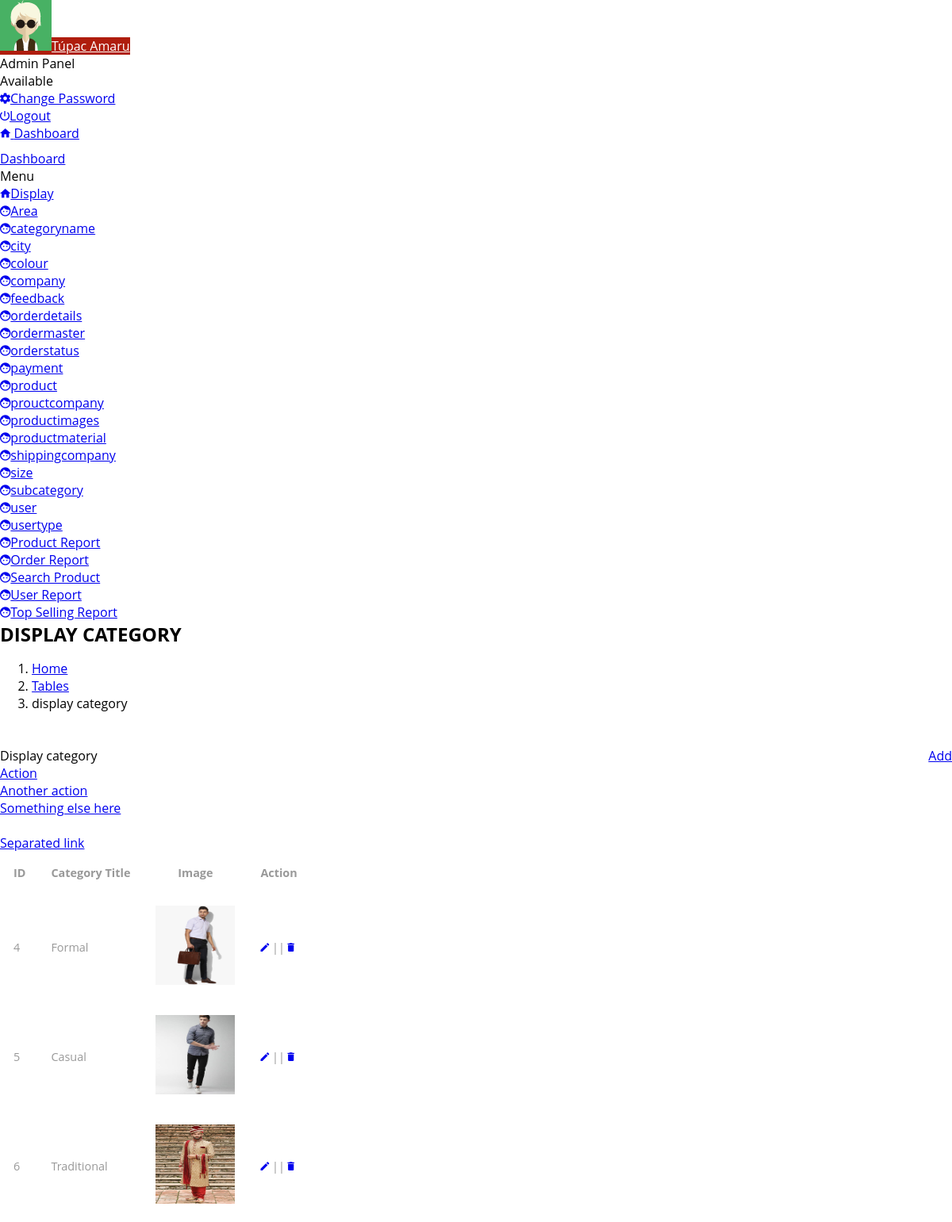
Page /admin/display-categoryname.php on the committed database.
### tables this page shows
CREATE TABLE IF NOT EXISTS `tbl_category` (
  `cat_id` int(11) NOT NULL,
  `cat_name` varchar(20) NOT NULL,
  `cat_imgurl` varchar(100) NOT NULL,
  `is_active` int(11) NOT NULL DEFAULT '1',
  `is_delete` int(11) NOT NULL DEFAULT '0',
  `insert_datetime` datetime NOT NULL DEFAULT CURRENT_TIMESTAMP
);

### admin/display-categoryname.php (the view, shortened to what this page needs)
<!DOCTYPE html>
<html lang="en">
<head>
    <link rel="stylesheet" type="text/css" href="assets/lib/perfect-scrollbar/css/perfect-scrollbar.min.css"/>
    <link rel="stylesheet" type="text/css" href="assets/lib/material-design-icons/css/material-design-iconic-font.min.css"/>
    <link rel="stylesheet" type="text/css" href="assets/lib/datetimepicker/css/bootstrap-datetimepicker.min.css"/>
    <link rel="stylesheet" type="text/css" href="assets/lib/daterangepicker/css/daterangepicker.css"/>
    <link rel="stylesheet" type="text/css" href="assets/lib/select2/css/select2.min.css"/>
    <link rel="stylesheet" type="text/css" href="assets/lib/bootstrap-slider/css/bootstrap-slider.css"/>
    <link rel="stylesheet" href="assets/css/style.css" type="text/css"/>
  </head>
  <body>
    <div class="be-wrapper">
      <?php
      include './theme-part/header.php';
      ?>
      <?php
      include './theme-part/side_bar.php';
      ?>
         <div class="be-content">
        <div class="page-head">
          <h2 class="page-head-title">DISPLAY CATEGORY</h2>
          <ol class="breadcrumb page-head-nav">
            <li><a href="#">Home</a></li>
            <li><a href="#">Tables</a></li>
            <li class="active">display category</li>
          </ol>
          <a href="insert-categoryname.php" class="btn btn-primary" style="float: right">Add</a>
        </div>
        <div class="main-content container-fluid">
          <div class="row">
            <div class="col-sm-12">
              <div class="panel panel-default panel-table">
                <div class="panel-heading"> Display category
                  <div class="tools dropdown"><a href="#" type="button" data-toggle="dropdown" class="dropdown-toggle"></a>
                    <ul role="menu" class="dropdown-menu pull-right">
                      <li><a href="#">Action</a></li>
                      <li><a href="#">Another action</a></li>
                      <li><a href="#">Something else here</a></li>
                      <li class="divider"></li>
                      <li><a href="#">Separated link</a></li>
                    </ul>
                  </div>
                </div>
                <div class="panel-body">
                  <table  class="table table-striped table-hover table-fw-widget">
                    <thead>
                      <tr>
                        <th>ID</th>
                        <th>Category Title</th>
                        <th>Image</th>
                       <th class="tg-5xsc">Action</th>
                      </tr>
                    </thead>
 <?php
$qry = "select * from tbl_category";
$result = mysqli_query($conn,$qry);
 while ($row = mysqli_fetch_array($result)){
    echo "<tr>";
    echo "<td>{$row['cat_id']}</td>";
    echo "<td>{$row['cat_name']}</td>";
    echo "<td><img src='upload/{$row['cat_imgurl']}' style='width:100px;height:100px;'/></td>";
    echo "<td><a href='edit-categoryname.php?eid={$row['cat_id']}'><i class='mdi mdi-edit' aria-hidden='true'></i></a> || <a href='?id=$row[0]'><i class='mdi mdi-delete' aria-hidden='true'></i></a> </td>";
    echo "<tr>";
}
?>
                  </table>
                </div>
              </div>
            </div>
          </div>
        </div>
      </div>
    </div>
  </body>
</html>

### css/style.css (style rules this page uses)
body a { transition:0.5s all; -webkit-transition:0.5s all; -moz-transition:0.5s all; -o-transition:0.5s all; -ms-transition:0.5s all; }
h1,h2,h3,h4,h5,h6 { padding:0 0; margin:0 0; font-family: 'Open Sans', sans-serif; }
ul { padding:0 0; margin:0 0; }
body { padding:0 0; margin:0 0; font-family: 'Open Sans', sans-serif; }
.table > thead > tr > th, .table > tbody > tr > th, .table > tfoot > tr > th, .table > thead > tr > td, .table > tbody > tr > td, .table > tfoot > tr > td { border-top: none !important; }
.table td, .table>tbody>tr>td, .table>tbody>tr>th, .table>tfoot>tr>td, .table>tfoot>tr>th, .table>thead>tr>td, .table>thead>tr>th { padding: 15px!important; }
.table > thead > tr > th, .table > tbody > tr > th, .table > tfoot > tr > th, .table > thead > tr > td, .table > tbody > tr > td, .table > tfoot > tr > td { font-size: 0.9em; color: #999; border-top: none !important; }
ol { margin-bottom: 44px; }

### rows in the picture
tbl_category: cat_id "4", cat_name "Formal", cat_imgurl (picture)
tbl_category: cat_id "5", cat_name "Casual", cat_imgurl (picture)
tbl_category: cat_id "6", cat_name "Traditional", cat_imgurl (picture)
